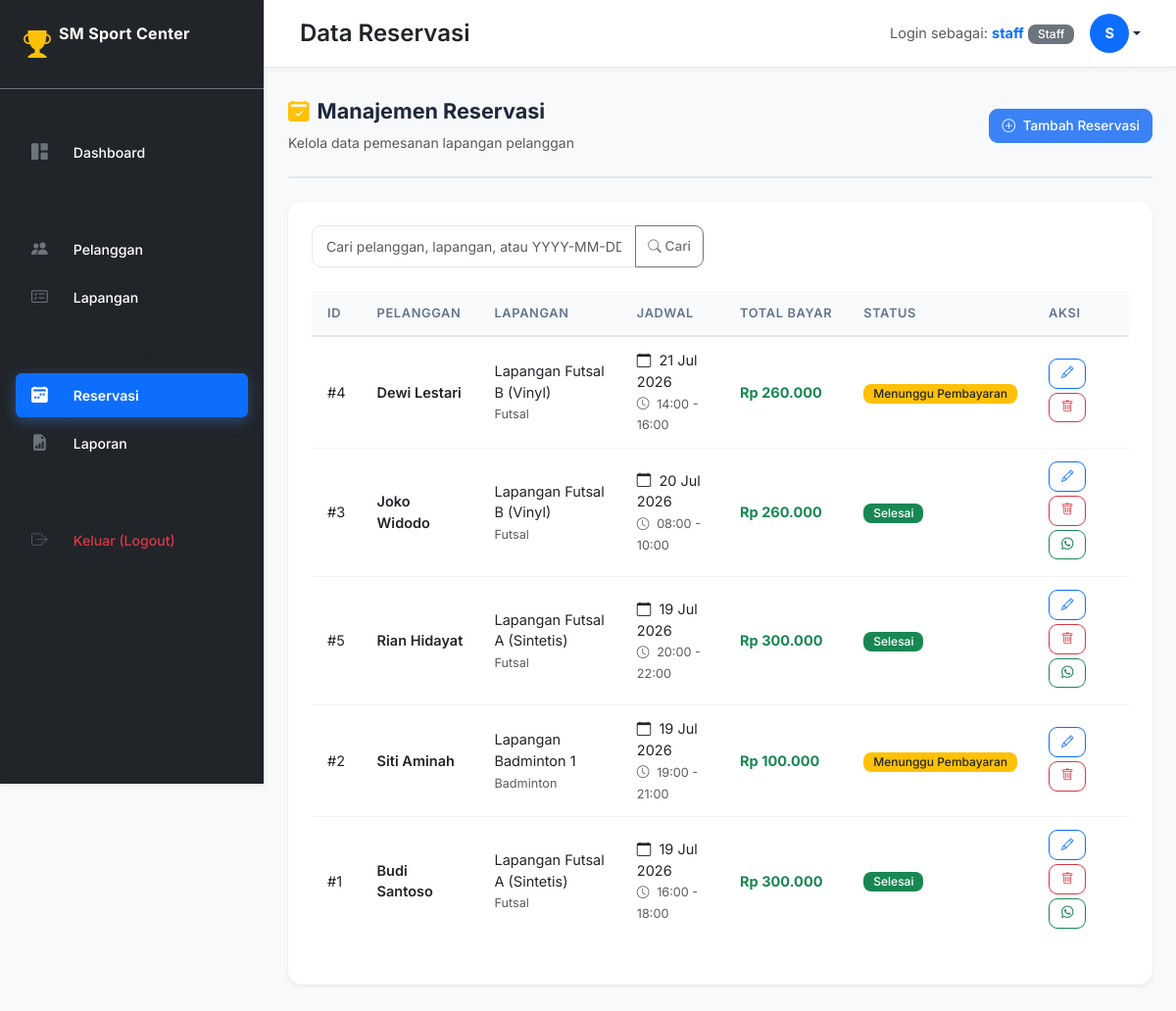
/reservasi/index.php (signed in), run on the app's committed database.
### tables this page shows
CREATE TABLE IF NOT EXISTS `reservasi` (
  `id_reservasi` INT AUTO_INCREMENT PRIMARY KEY,
  `id_pelanggan` INT NOT NULL,
  `id_lapangan` INT NOT NULL,
  `tanggal` DATE NOT NULL,
  `jam_mulai` TIME NOT NULL,
  `jam_selesai` TIME NOT NULL,
  `total_bayar` INT NOT NULL,
  `bukti_pembayaran` VARCHAR(255) NULL,
  `status` ENUM('Menunggu Pembayaran', 'Selesai', 'Dibatalkan') NOT NULL DEFAULT 'Menunggu Pembayaran',
  FOREIGN KEY (`id_pelanggan`) REFERENCES `pelanggan` (`id_pelanggan`) ON DELETE CASCADE ON UPDATE CASCADE,
  FOREIGN KEY (`id_lapangan`) REFERENCES `lapangan` (`id_lapangan`) ON DELETE CASCADE ON UPDATE CASCADE
);

CREATE TABLE IF NOT EXISTS `pelanggan` (
  `id_pelanggan` INT AUTO_INCREMENT PRIMARY KEY,
  `nama` VARCHAR(100) NOT NULL,
  `no_hp` VARCHAR(20) NOT NULL,
  `email` VARCHAR(100) NOT NULL,
  `username` VARCHAR(50) NOT NULL UNIQUE,
  `password` VARCHAR(255) NOT NULL
);

CREATE TABLE IF NOT EXISTS `lapangan` (
  `id_lapangan` INT AUTO_INCREMENT PRIMARY KEY,
  `nama_lapangan` VARCHAR(100) NOT NULL,
  `jenis` VARCHAR(50) NOT NULL,  
  `harga_per_jam` INT NOT NULL,
  `status` ENUM('Tersedia', 'Tidak Tersedia') NOT NULL DEFAULT 'Tersedia'
);

### reservasi/index.php (the view, shortened to what this page needs)
<?php
require_once '../config/koneksi.php';
require_once '../includes/header.php';
$search = $_GET['search'] ?? '';
$sql = "SELECT r.*, p.nama AS nama_pelanggan, p.no_hp, l.nama_lapangan, l.jenis
        FROM reservasi r
        JOIN pelanggan p ON r.id_pelanggan = p.id_pelanggan
        JOIN lapangan l ON r.id_lapangan = l.id_lapangan";
$params = [];
$sql .= " ORDER BY r.tanggal DESC, r.jam_mulai DESC";
$stmt = $koneksi->prepare($sql);
$stmt->execute($params);
$reservasi = $stmt->fetchAll();
function getStatusBadge($status) {
    if ($status === 'Selesai') return '<span class="badge bg-success">Selesai</span>';
    if ($status === 'Menunggu Pembayaran') return '<span class="badge bg-warning text-dark">Menunggu Pembayaran</span>';
    return '<span class="badge bg-danger">Dibatalkan</span>';
}
?>
<div class="page-header d-flex justify-content-between align-items-center">
    <div>
        <h4><i class="bi bi-calendar2-check-fill me-2 text-warning"></i>Manajemen Reservasi</h4>
        <p class="text-muted mb-0">Kelola data pemesanan lapangan pelanggan</p>
    </div>
    <a href="tambah.php" class="btn btn-primary">
        <i class="bi bi-plus-circle me-1"></i> Tambah Reservasi
    </a>
</div>
<div class="card shadow-sm border-0 mb-4">
    <div class="card-body p-4">
        <form action="" method="GET" class="mb-4">
            <div class="input-group" style="max-width: 400px;">
                <input type="text" class="form-control" name="search" placeholder="Cari pelanggan, lapangan, atau YYYY-MM-DD..." value="<?= htmlspecialchars($search) ?>">
                <button class="btn btn-outline-secondary" type="submit"><i class="bi bi-search"></i> Cari</button>
            </div>
        </form>
        <div class="table-responsive">
            <table class="table table-hover align-middle">
                <thead class="table-light">
                    <tr>
                        <th>ID</th>
                        <th>Pelanggan</th>
                        <th>Lapangan</th>
                        <th>Jadwal</th>
                        <th>Total Bayar</th>
                        <th>Status</th>
                        <th>Aksi</th>
                    </tr>
                </thead>
                <tbody>
                    <?php if (count($reservasi) > 0): ?>
                        <?php foreach ($reservasi as $row): ?>
                            <tr>
                                <td>#<?= $row['id_reservasi'] ?></td>
                                <td>
                                    <div class="fw-semibold"><?= htmlspecialchars($row['nama_pelanggan']) ?></div>
                                </td>
                                <td>
                                    <?= htmlspecialchars($row['nama_lapangan']) ?><br>
                                    <small class="text-muted"><?= htmlspecialchars($row['jenis']) ?></small>
                                </td>
                                <td>
                                    <div><i class="bi bi-calendar me-1"></i> <?= date('d M Y', strtotime($row['tanggal'])) ?></div>
                                    <small class="text-muted"><i class="bi bi-clock me-1"></i> <?= substr($row['jam_mulai'], 0, 5) ?> - <?= substr($row['jam_selesai'], 0, 5) ?></small>
                                </td>
                                <td class="fw-bold text-success">
                                    Rp <?= number_format($row['total_bayar'], 0, ',', '.') ?>
                                </td>
                                <td><?= getStatusBadge($row['status']) ?></td>
                                <td>
                                    <a href="edit.php?id=<?= $row['id_reservasi'] ?>" class="btn btn-sm btn-outline-primary mb-1" title="Edit">
                                        <i class="bi bi-pencil"></i>
                                    </a>
                                    <a href="hapus.php?id=<?= $row['id_reservasi'] ?>" class="btn btn-sm btn-outline-danger mb-1" title="Hapus" onclick="return confirm('Yakin ingin menghapus data reservasi ini?');">
                                        <i class="bi bi-trash"></i>
                                    </a>
                                    <?php if ($row['status'] === 'Selesai' && !empty($row['no_hp'])): ?>
                                        <?php
                                            $no_wa = $row['no_hp'];
                                            if(strpos($no_wa, '0') === 0) $no_wa = '62' . substr($no_wa, 1);
                                            $struk_url = "http://localhost/SMSportCenter/struk.php?id=" . $row['id_reservasi'];
                                            $pesan_wa = "Terima kasih, reservasi Anda telah kami konfirmasi dan berstatus Selesai. Anda dapat melihat E-Receipt / struk lunas Anda di link berikut: " . $struk_url;
                                            $wa_link = "https://wa.me/" . $no_wa . "?text=" . urlencode($pesan_wa);
                                        ?>
                                        <a href="<?= $wa_link ?>" target="_blank" class="btn btn-sm btn-outline-success mb-1" title="Kirim Struk via WA">
                                            <i class="bi bi-whatsapp"></i>
                                        </a>
                                    <?php endif; ?>
                                </td>
                            </tr>
                        <?php endforeach; ?>
                    <?php endif; ?>
                </tbody>
            </table>
        </div>
    </div>
</div>
<?php require_once '../includes/footer.php'; ?>

### assets/css/style.css (style rules this page uses)
:root { --sidebar-width: 270px; --sidebar-bg: #0f172a; --sidebar-border: #1e293b; --sidebar-text: #94a3b8; --sidebar-active-bg: #3b82f6; --primary: #3b82f6; --primary-dark: #1d4ed8; --success: #10b981; --warning: #f59e0b; --danger: #ef4444; --info: #06b6d4; --purple: #8b5cf6; --bg-light: #f1f5f9; --card-shadow: 0 4px 24px rgba(0,0,0,0.06); --border-radius: 14px; --font: 'Inter', sans-serif; --transition: 0.22s ease; }
*, *::before, *::after { box-sizing: border-box; margin: 0; padding: 0; }
body { font-family: var(--font); background: var(--bg-light); color: #1e293b; font-size: 14.5px; min-height: 100vh; }
.card { border: none; border-radius: var(--border-radius); box-shadow: var(--card-shadow); transition: transform var(--transition), box-shadow var(--transition); }
.card-body { padding: 22px 24px; }
.table { border-collapse: separate; border-spacing: 0; }
.table thead th { background: #f8fafc; font-weight: 600; font-size: 0.8rem; text-transform: uppercase; letter-spacing: 0.05em; color: #64748b; padding: 13px 16px; border-bottom: 2px solid #e2e8f0; white-space: nowrap; }
.table tbody td { padding: 13px 16px; vertical-align: middle; border-bottom: 1px solid #f1f5f9; }
.table tbody tr:last-child td { border-bottom: none; }
.btn { border-radius: 9px; font-weight: 500; font-size: 0.85rem; transition: all var(--transition); }
.btn-primary { background: var(--primary); border-color: var(--primary); }
.btn-sm { padding: 5px 12px; font-size: 0.78rem; }
.badge { border-radius: 8px; font-weight: 500; padding: 4px 10px; font-size: 0.75rem; }
.form-control, .form-select { border-radius: 10px; border: 1.5px solid #e2e8f0; font-size: 0.875rem; padding: 10px 14px; transition: border-color var(--transition), box-shadow var(--transition); }
.page-header { padding: 8px 0 24px; border-bottom: 2px solid #e2e8f0; margin-bottom: 24px; }
.page-header h4 { font-weight: 700; font-size: 1.35rem; }
.page-header p { color: #64748b; font-size: 0.875rem; margin-top: 3px; }
.fw-semibold { font-weight: 600 !important; }

### data on the page
reservasi: id_reservasi "4", id_pelanggan.nama "Dewi Lestari", id_lapangan.nama_lapangan "Lapangan Futsal B (Vinyl)", id_lapangan.jenis "Futsal", tanggal "21 Jul 2026", jam_mulai "14:00", jam_selesai "16:00", total_bayar "260.000", shows "Menunggu Pembayaran"
reservasi: id_reservasi "3", id_pelanggan.nama "Joko Widodo", id_lapangan.nama_lapangan "Lapangan Futsal B (Vinyl)", id_lapangan.jenis "Futsal", tanggal "20 Jul 2026", jam_mulai "08:00", jam_selesai "10:00", total_bayar "260.000", status "Selesai"
reservasi: id_reservasi "5", id_pelanggan.nama "Rian Hidayat", id_lapangan.nama_lapangan "Lapangan Futsal A (Sintetis)", id_lapangan.jenis "Futsal", tanggal "19 Jul 2026", jam_mulai "20:00", jam_selesai "22:00", total_bayar "300.000", status "Selesai"
reservasi: id_reservasi "2", id_pelanggan.nama "Siti Aminah", id_lapangan.nama_lapangan "Lapangan Badminton 1", id_lapangan.jenis "Badminton", tanggal "19 Jul 2026", jam_mulai "19:00", jam_selesai "21:00", total_bayar "100.000", shows "Menunggu Pembayaran"
reservasi: id_reservasi "1", id_pelanggan.nama "Budi Santoso", id_lapangan.nama_lapangan "Lapangan Futsal A (Sintetis)", id_lapangan.jenis "Futsal", tanggal "19 Jul 2026", jam_mulai "16:00", jam_selesai "18:00", total_bayar "300.000", status "Selesai"

### other printed values
$page_title "Data Reservasi"
$_SESSION['username'] "staff"
$_SESSION['role'] "Staff"
substr($_SESSION['username'], 0, 1) "S"
